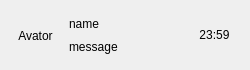
<?xml version="1.0" encoding="UTF-8"?>
<ui version="4.0">
 <class>ListItemWidget</class>
 <widget class="QWidget" name="ListItemWidget">
  <property name="geometry">
   <rect>
    <x>0</x>
    <y>0</y>
    <width>250</width>
    <height>70</height>
   </rect>
  </property>
  <property name="minimumSize">
   <size>
    <width>250</width>
    <height>70</height>
   </size>
  </property>
  <property name="maximumSize">
   <size>
    <width>250</width>
    <height>70</height>
   </size>
  </property>
  <property name="windowTitle">
   <string>Form</string>
  </property>
  <layout class="QHBoxLayout" name="horizontalLayout">
   <item>
    <widget class="QWidget" name="avator_area" native="true">
     <property name="minimumSize">
      <size>
       <width>50</width>
       <height>50</height>
      </size>
     </property>
     <property name="maximumSize">
      <size>
       <width>50</width>
       <height>50</height>
      </size>
     </property>
     <layout class="QHBoxLayout" name="horizontalLayout_2">
      <property name="leftMargin">
       <number>2</number>
      </property>
      <property name="topMargin">
       <number>2</number>
      </property>
      <property name="rightMargin">
       <number>2</number>
      </property>
      <property name="bottomMargin">
       <number>2</number>
      </property>
      <item>
       <widget class="QLabel" name="user_avator">
        <property name="maximumSize">
         <size>
          <width>45</width>
          <height>45</height>
         </size>
        </property>
        <property name="text">
         <string>Avator</string>
        </property>
        <property name="alignment">
         <set>Qt::AlignmentFlag::AlignCenter</set>
        </property>
       </widget>
      </item>
     </layout>
    </widget>
   </item>
   <item>
    <widget class="QWidget" name="user_info" native="true">
     <property name="minimumSize">
      <size>
       <width>120</width>
       <height>0</height>
      </size>
     </property>
     <property name="maximumSize">
      <size>
       <width>120</width>
       <height>16777215</height>
      </size>
     </property>
     <layout class="QVBoxLayout" name="verticalLayout" stretch="0,0">
      <property name="spacing">
       <number>2</number>
      </property>
      <property name="leftMargin">
       <number>2</number>
      </property>
      <property name="topMargin">
       <number>2</number>
      </property>
      <property name="rightMargin">
       <number>2</number>
      </property>
      <property name="bottomMargin">
       <number>2</number>
      </property>
      <item>
       <widget class="QLabel" name="user_name">
        <property name="text">
         <string>name</string>
        </property>
        <property name="alignment">
         <set>Qt::AlignmentFlag::AlignLeading|Qt::AlignmentFlag::AlignLeft|Qt::AlignmentFlag::AlignVCenter</set>
        </property>
       </widget>
      </item>
      <item>
       <widget class="QLabel" name="last_message">
        <property name="text">
         <string>message</string>
        </property>
        <property name="alignment">
         <set>Qt::AlignmentFlag::AlignLeading|Qt::AlignmentFlag::AlignLeft|Qt::AlignmentFlag::AlignVCenter</set>
        </property>
       </widget>
      </item>
     </layout>
    </widget>
   </item>
   <item>
    <widget class="QWidget" name="widget_3" native="true">
     <layout class="QVBoxLayout" name="verticalLayout_2">
      <item>
       <widget class="QLabel" name="time_label">
        <property name="text">
         <string>23:59</string>
        </property>
        <property name="alignment">
         <set>Qt::AlignmentFlag::AlignCenter</set>
        </property>
       </widget>
      </item>
     </layout>
    </widget>
   </item>
  </layout>
 </widget>
 <resources/>
 <connections/>
</ui>
